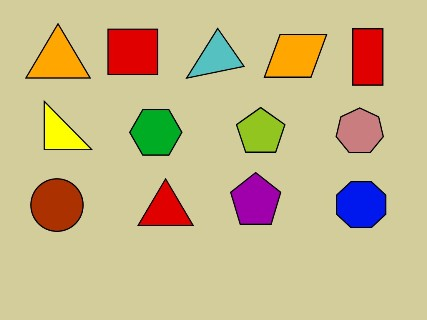
#> input picture template.jpg, 427 x 320 px
$ python -i generate.py   (imports and definitions only)   (Python 2 division)
#> lines starting #> are read from the running program, lines starting #| are printed output that depends on the picture
#> further down, picture is the input picture: PIL image 427x320 RGB; mean R, G, B 200.4, 184.5, 138.2
# -*- coding: utf-8 -*-

import sys

import Image
import scipy as sp
import numpy as np
import scipy.ndimage as ni
import networkx as nx
import itertools as it

FEATURE_VECTOR_SIZE = 7
NUM_HISTOGRAM_BUCKETS = 18 # This value actually has to be chosen carefully.
                           # If there are too many buckets in comparison to the
                           # pixel group size, then some buckets may end up
                           # having 0. Then, when we take log(histogram), that
                           # instance will go to negative infinity!
BASE_PIXEL_GROUP_SIZE = 8.0 # 8 appears to be some magical number which makes
                            # the entropy to be of the same order as the colour
                            # values

def _create_feature_vector(pixel_group):
    """
    Generates the feature vector, given a square bunch of pixels.

    ``pixel_group`` by itself is actually a list of pixel groups (sub-images).
    Each sub-image will become a different part of the vector
    """

    # Initialise some values that we'll use later
    feature_vector = sp.empty(FEATURE_VECTOR_SIZE)
    num_pixels = pixel_group[0].shape[0]
    # Find the angles of each point in degrees
    x = sp.arange(-num_pixels/2, num_pixels/2)
    grid = sp.meshgrid(x, x)
    angle = sp.angle(grid[0] + 1j*grid[1], deg=True)

    # Create histrogram buckets and find indices of the spectrum array that
    # fall into a particular bucket
    diff = -360/NUM_HISTOGRAM_BUCKETS
    buckets = sp.arange(180, -180+diff, diff)
    indices = {}
    for i in range(0, NUM_HISTOGRAM_BUCKETS):
        indices[i] = sp.where((angle <= buckets[i]) *
                              (angle > buckets[i+1]) )
    buckets = buckets[:-1]

    # Average out the Cb and Cr components and add it to the feature vector
    feature_vector[0] = sp.dot(sp.ones((1, num_pixels)),
                               pixel_group[0].dot(sp.ones((num_pixels, 1))))
    feature_vector[0] /= num_pixels * num_pixels
    feature_vector[1] = sp.dot(sp.ones((1, num_pixels)),
                               pixel_group[1].dot(sp.ones((num_pixels, 1))))
    feature_vector[1] /= num_pixels * num_pixels

    # The other five elements are the orientation entropies at different scales
    for i in range(2, FEATURE_VECTOR_SIZE):
        # First calculate the centre-shifted fourier transform of the pixel
        # group, and then apply a log transformation to get the magnitude
        # spectrum
        transformed_pixel_group = np.fft.fft2(pixel_group[i])
        centre_shifted_pixel_group = np.fft.fftshift(transformed_pixel_group)
        fourier_spectrum = sp.log(abs(centre_shifted_pixel_group) + 1)

        # Calculate the orientation histogram of the log magnitude spectrum
        # by summing over groups of angles. The histogram value at a given
        # angle should give the power in the log magnitude spectrum around that
        # angle (approximately)
        histogram = sp.empty(buckets.shape)
        for j in range(NUM_HISTOGRAM_BUCKETS):
            histogram[j] = fourier_spectrum[indices[j]].sum()

        # Finally, calculate the orientation entropy based on the standard
        # statistical formula:
        #       E = H(θ) * log(H(θ))
        if not histogram.all():
            entropy = 0
        else:
            entropy = - (histogram * sp.log(histogram)).sum()
        if sp.isnan(entropy):
            print histogram
            print fourier_spectrum
            sys.exit(1)
        # The scaling attempts to make the entropy value the same order as the
        # Cb and Cr values. This does not guarantee a range of 0-255 however.
        scaling = (BASE_PIXEL_GROUP_SIZE / num_pixels) ** 2
        feature_vector[i] = entropy * scaling

    return feature_vector

def _create_nodes(source, graph, patches):
    """
    Creates nodes from a source vector and a patch set and adds them to a graph

    Parameters
    ----------
    source : list of numpy.ndarray's
        Source list comprising the Y, Cb and Cr components, along with the
        greyscale image at different scalings.
    graph : networkx.Graph
        Graph to which to add the nodes
    patches : list of tuples
        Each patch (tuple) specifies an array slice that depicts a pixel group
    """

    # Iterate over the patches and apply them to the source vector
    for patch in patches:
        graph.add_node(
            (patch.x, patch.y),
            feature_vector=_create_feature_vector(source[patch.slice])
        )
        #print 'Feature vector of node (',patch.x, patch.y,'):',np.around(graph.node[(patch.x, patch.y)]['feature_vector'])

def _create_edges(graph):
    """
    Creates the edges of the graph by setting the weights of connected nodes
    """
    nodes = graph.nodes(data = True)

    for (node1, node2) in it.combinations(nodes, 2):
        diff_vector = (  node1[1]['feature_vector']
                       - node2[1]['feature_vector'] )
        weight = sp.exp(-sp.dot(diff_vector, diff_vector))
        #print 'Nodes', node1[0], node2[0], ':', np.around(diff_vector), ',', weight
        graph.add_edge(node1[0], node2[0], weight=weight)

def _scale_image(image, scaling):
    """
    Creates a scaled version of the image by applying a gaussian filter whose
    variance is equal to ``scaling``.
    """
    # ``scaling`` is the variance. We need to pass standard deviation as a
    # parameter.
    sigma = sp.sqrt(scaling)

    # Find the scaled version of the image
    scaled_image = sp.empty(image.shape)
    ni.gaussian_filter(image, sigma, output=scaled_image)
    return scaled_image

def create_graph(pil_image, pixel_group_size=8):
    """
    Creates a graph from an image.

    Parameters
    ----------
    image : Image.Image
        The image to be converted into a graph
    pixel_group_size : int
        The number of pixels on the side of the square of each patch that is
        converted into a node

    Returns
    -------
    graph : networkx.Graph
        The graph created by grouping pixels. Blocks are determined by
        ``pixel_group_size``. Each node of the graph is a feature vector.
        Each edge of the graph is an integer weight whose value is determined
        by the 'similarity' of the feature vectors of the nodes it joins.
    """
#> called with pixel_group_size = 8

    # Each node comprises of a feature vector. We need to find each element of
    # the feature vector. These are:
    # Y, Cb, Cr, Eρ1, Eρ2, Eρ3, Eρ4 and Eρ5.

    # First, for Y, Cb and Cr:
    Y, Cb, Cr = pil_image.convert('YCbCr').split()
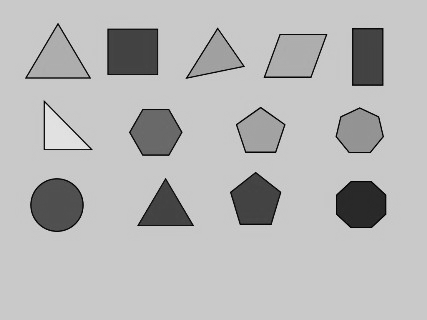
#> Y: PIL image 427x320 L; min 2, max 238, mean 183.7
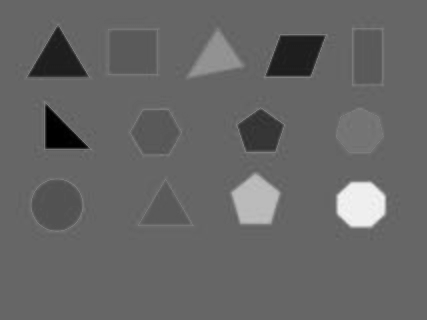
#> Cb: PIL image 427x320 L; min 0, max 246, mean 102.1
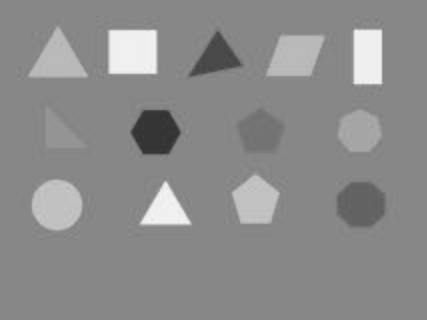
#> Cr: PIL image 427x320 L; min 49, max 245, mean 139.6
    Y, Cb, Cr = [ sp.asarray(Y),
                  sp.asarray(Cb),
                  sp.asarray(Cr),
                ]
    source = [Cb, Cr]
    print 'Y: '
    print Y
#> (printed output is left out)
    print 'Cb: '
    print Cb
#> (printed output is left out)
    print 'Cr: '
    print Cr
#> (printed output is left out)

    # For each of the orientation entropy values, we need to create a scaled
    # version of the image. For this, first convert the PIL image into a
    # scipy ndimage. Then, ``_scale_image`` will take care of the rest.
    image = sp.asarray(pil_image)
    source.extend([ _scale_image(Y, 0.5),
                    _scale_image(Y, 1),
                    _scale_image(Y, 1.5),
                    _scale_image(Y, 2),
                    _scale_image(Y, 2.5),
                 ])
    maxx = image.shape[0]
#> maxx = 320
    maxy = image.shape[1]
#> maxy = 427
    print 'maxx:',maxx
#| maxx: 320
    print 'maxy:',maxy
#| maxy: 427
    source = sp.array(source)

    #np.set_printoptions(threshold='nan', linewidth=130)
    print np.around(source)
#> (printed output is left out)

    # We now have a ``source`` vector which contains the basic elements from
    # which the feature vector of each node will be generated
    print 'Done creating the source vector'

    # We now need to split up the image into patches of size pixel_group_size
    # First, we create a list of patches. Each 'patch' in this list will be a
    # tuple describing an array slice of the image that produces this patch.
    class Patch(object):
        pass
    patches = []
    i = pixel_group_size
    while(i <= maxx):
        j = pixel_group_size
        while(j <= maxy):
            # We want to extract source[:, x:x+delta_x, y:y+delta_y]
            patch = Patch()
            patch.slice = (  slice(0, FEATURE_VECTOR_SIZE + 1),
                             slice(i-pixel_group_size, i),
                             slice(j-pixel_group_size, j),
                          )
            patch.x = i / pixel_group_size - 1
            patch.y = j / pixel_group_size - 1
            patches.append(patch)
            j += pixel_group_size
        i += pixel_group_size
#> after the loop, i = 328
    print 'Number of patches:', len(patches)
#| Number of patches: 2120
    print 'Done making patches'

    # Now we proceed to actually create the graph
    graph = nx.Graph()
    _create_nodes(source, graph, patches)
    print 'Done creating nodes'
    _create_edges(graph)
    print 'Done creating edges'

    maxx -= (maxx % pixel_group_size)
    maxy -= (maxy % pixel_group_size)
#> maxy = 424
    return graph, maxx, maxy

def _distance(node1, node2):
    """
    Calculates the "distance" between two nodes.
    ``node1`` and ``node2`` should be tuples with x and y coordinates.
    """
    delta_x = node1[0] - node2[0]
    delta_y = node1[1] - node2[1]
    return sp.sqrt(delta_x*delta_x + delta_y*delta_y)

def localize(graph, size):
    """
    Localizes an image's graph: that is, it removes edges that connect patches
    far apart from each other. The way the graph is constructed,
    """
    local_graph = graph.copy()
    # There has got to be a more efficient way of doing this...
    print 'Localizing...'
    for (node, neighbours) in graph.adjacency_iter():
        #print node
        for neighbour in neighbours:
            if(_distance(node, neighbour) >= size):
                #print '\t', neighbour, 'chucked'
                try:
                    local_graph.remove_edge(node, neighbour)
                except nx.exception.NetworkXError:
                    pass
            else:
                pass
                #print '\t', neighbour
    return local_graph

>>> from PIL import Image
>>> picture = Image.open('template.jpg')
>>> result = create_graph(picture)
